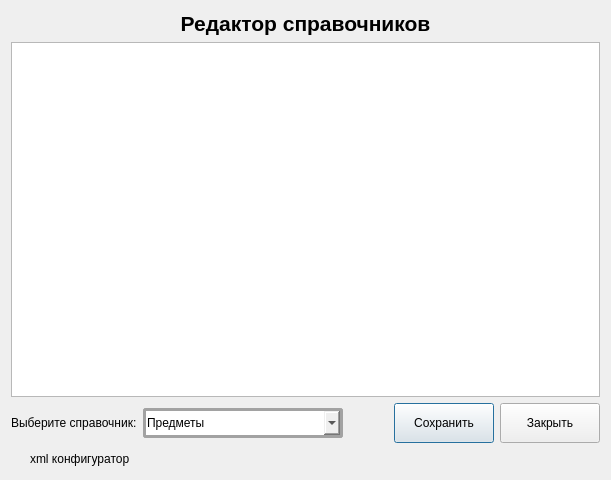
<?xml version="1.0" encoding="UTF-8"?>
<ui version="4.0">
 <class>ReferenceEditor</class>
 <widget class="QDialog" name="ReferenceEditor">
  <property name="geometry">
   <rect>
    <x>0</x>
    <y>0</y>
    <width>611</width>
    <height>480</height>
   </rect>
  </property>
  <property name="windowTitle">
   <string>Редактор справочников</string>
  </property>
  <property name="styleSheet">
   <string notr="true"/>
  </property>
  <layout class="QVBoxLayout" name="verticalLayout_7">
   <item>
    <layout class="QVBoxLayout" name="verticalLayout_2">
     <item>
      <widget class="QLabel" name="label_3">
       <property name="font">
        <font>
         <pointsize>16</pointsize>
         <weight>75</weight>
         <bold>true</bold>
        </font>
       </property>
       <property name="styleSheet">
        <string notr="true">background:transparent;</string>
       </property>
       <property name="text">
        <string>Редактор справочников</string>
       </property>
       <property name="alignment">
        <set>Qt::AlignCenter</set>
       </property>
      </widget>
     </item>
    </layout>
   </item>
   <item>
    <layout class="QVBoxLayout" name="verticalLayout">
     <item>
      <widget class="QTableView" name="dictionaryTView"/>
     </item>
    </layout>
   </item>
   <item>
    <layout class="QVBoxLayout" name="verticalLayout_3">
     <item>
      <layout class="QVBoxLayout" name="verticalLayout_4">
       <item>
        <layout class="QVBoxLayout" name="verticalLayout_6">
         <item>
          <layout class="QHBoxLayout" name="horizontalLayout">
           <item>
            <widget class="QLabel" name="label_2">
             <property name="styleSheet">
              <string notr="true">background:transparent;</string>
             </property>
             <property name="text">
              <string>Выберите справочник:</string>
             </property>
            </widget>
           </item>
           <item>
            <widget class="QComboBox" name="ReferenceCb">
             <property name="minimumSize">
              <size>
               <width>200</width>
               <height>30</height>
              </size>
             </property>
             <property name="maximumSize">
              <size>
               <width>200</width>
               <height>30</height>
              </size>
             </property>
             <property name="styleSheet">
              <string notr="true">border: 3px solid rgb(162, 162, 162); 
border-radius: 3px;
padding: 1px 1px 1px 1px;</string>
             </property>
             <property name="currentIndex">
              <number>0</number>
             </property>
             <item>
              <property name="text">
               <string>Предметы</string>
              </property>
             </item>
             <item>
              <property name="text">
               <string>Активности</string>
              </property>
             </item>
             <item>
              <property name="text">
               <string>Аудитории</string>
              </property>
             </item>
             <item>
              <property name="text">
               <string>Пользователи</string>
              </property>
             </item>
             <item>
              <property name="text">
               <string>Группы</string>
              </property>
             </item>
            </widget>
           </item>
           <item>
            <spacer name="horizontalSpacer_2">
             <property name="orientation">
              <enum>Qt::Horizontal</enum>
             </property>
             <property name="sizeHint" stdset="0">
              <size>
               <width>40</width>
               <height>20</height>
              </size>
             </property>
            </spacer>
           </item>
           <item>
            <widget class="QPushButton" name="pushButton">
             <property name="minimumSize">
              <size>
               <width>100</width>
               <height>40</height>
              </size>
             </property>
             <property name="maximumSize">
              <size>
               <width>100</width>
               <height>40</height>
              </size>
             </property>
             <property name="styleSheet">
              <string notr="true"/>
             </property>
             <property name="text">
              <string>Сохранить</string>
             </property>
             <property name="icon">
              <iconset resource="ImageResourses.qrc">
               <normaloff>:/images/refresh.png</normaloff>:/images/refresh.png</iconset>
             </property>
             <property name="iconSize">
              <size>
               <width>20</width>
               <height>20</height>
              </size>
             </property>
            </widget>
           </item>
           <item>
            <widget class="QPushButton" name="CloseBt">
             <property name="minimumSize">
              <size>
               <width>100</width>
               <height>40</height>
              </size>
             </property>
             <property name="maximumSize">
              <size>
               <width>100</width>
               <height>40</height>
              </size>
             </property>
             <property name="focusPolicy">
              <enum>Qt::NoFocus</enum>
             </property>
             <property name="contextMenuPolicy">
              <enum>Qt::NoContextMenu</enum>
             </property>
             <property name="text">
              <string>Закрыть</string>
             </property>
             <property name="icon">
              <iconset resource="ImageResourses.qrc">
               <normaloff>:/images/exit.png</normaloff>:/images/exit.png</iconset>
             </property>
             <property name="iconSize">
              <size>
               <width>20</width>
               <height>20</height>
              </size>
             </property>
            </widget>
           </item>
          </layout>
         </item>
        </layout>
       </item>
      </layout>
     </item>
    </layout>
   </item>
   <item>
    <layout class="QVBoxLayout" name="verticalLayout_5">
     <property name="spacing">
      <number>5</number>
     </property>
     <item>
      <layout class="QHBoxLayout" name="horizontalLayout_5">
       <property name="spacing">
        <number>5</number>
       </property>
       <item>
        <layout class="QHBoxLayout" name="horizontalLayout_6">
         <property name="spacing">
          <number>5</number>
         </property>
         <property name="sizeConstraint">
          <enum>QLayout::SetDefaultConstraint</enum>
         </property>
         <item>
          <widget class="QCheckBox" name="xmlConfigoxCb">
           <property name="styleSheet">
            <string notr="true">background:transparent;</string>
           </property>
           <property name="text">
            <string>xml конфигуратор</string>
           </property>
          </widget>
         </item>
         <item>
          <spacer name="horizontalSpacer">
           <property name="orientation">
            <enum>Qt::Horizontal</enum>
           </property>
           <property name="sizeHint" stdset="0">
            <size>
             <width>40</width>
             <height>20</height>
            </size>
           </property>
          </spacer>
         </item>
        </layout>
       </item>
      </layout>
     </item>
    </layout>
   </item>
  </layout>
 </widget>
 <resources>
  <include location="ImageResourses.qrc"/>
 </resources>
 <connections/>
</ui>
